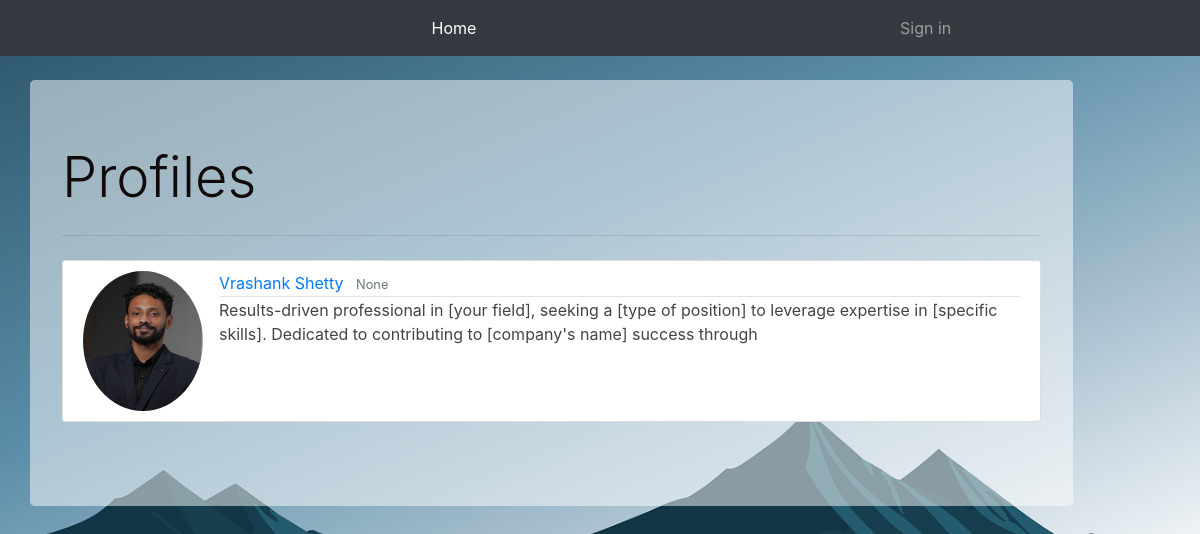
The app's page /home/Vrashank Shetty, older data.
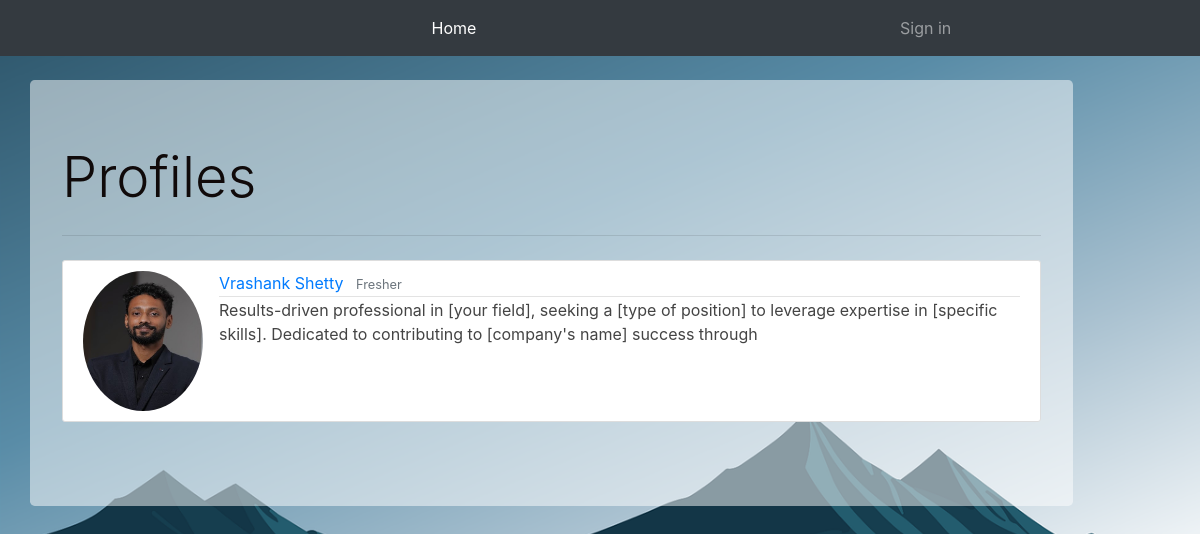
The same page, newer data.
### Portfolio/models.py (models this page shows, shortened)
class User(db.Model,UserMixin):
    id = db.Column(db.Integer,primary_key = True)
    username = db.Column(db.String(20),unique=True,nullable=False)
    email = db.Column(db.String(120),unique=True,nullable=False)
    image_file = db.Column(db.String(20),nullable=False,default='default.png')
    password = db.Column(db.String(60),nullable=False)
    DOB = db.Column(db.Date)
    resume = db.Column(db.String(20))
    profile_overview = db.Column(db.Text)
    experience = db.Column(db.Text)
    project = db.relationship('Project',backref='author',lazy=True)
    skill = db.relationship("Skills",backref='author',lazy=True)
    qualification = db.relationship("Qualifications",backref='author',lazy=True)

### Portfolio/routes.py (the view)
@app.route("/home/<username>",methods=['GET','POST'])
def home_search(username):
    user = User.query.filter_by(username=username).first()
    return render_template("home_search.html",user=user)

### Portfolio/templates/home_search.html (shortened to what this page needs)
{% extends 'layouts_profile.html' %}
{% block content %}
<div class="jumbotron">
  <h1 class="display-4">Profiles</h1>
  <hr class="my-4">
  <div class="post-section">
    <article class="media content-section mt-3">
        <img src="{{ url_for('static',filename='profile_pics/' + (user.image_file or 'default.png')) }}" alt="Profile Picture Post" class="mr-3 img-fluid rounded-circle home-profile-image" width="50">
        <div class="media-body">
            <div class="article-metadata">
                <a class="mr-2" href="{{ url_for('user_profile',username=user.username)}}">{{ user.username }}</a>
                <small class="text-muted">{{ user.experience }}</small>
            </div>
            <p class="article-title" href="#">{{ user.profile_overview }}</p>
        </div>
    </article>
  </div>
</div>
{% endblock content %}

Row changes from the older to the newer data that the page shows:
changed User "Vrashank Shetty": experience "None" → "Fresher"
